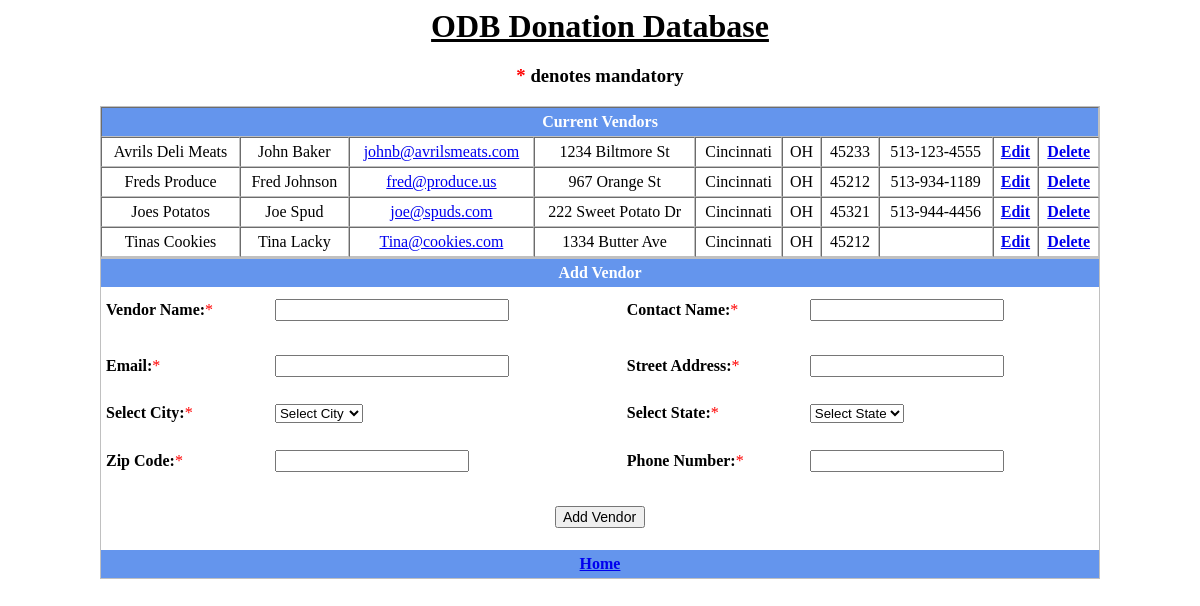
Before: /vendors.php with the older database file.
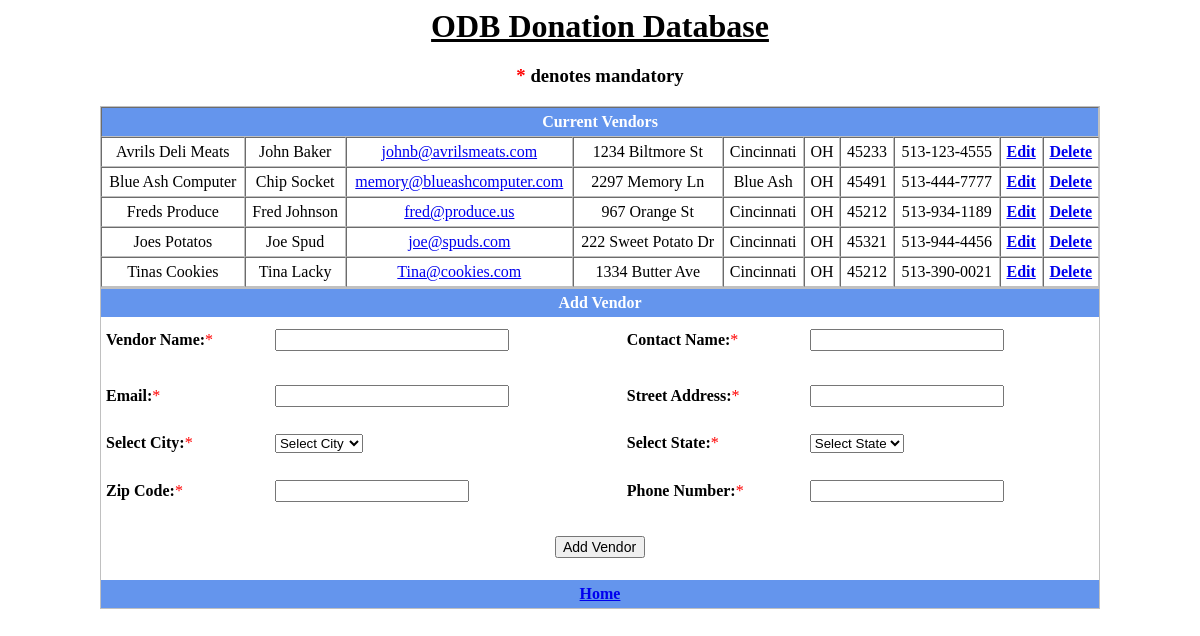
After: the same page with the newer database file.
### tables this page shows
CREATE TABLE `Vendor` (
  `Id` int(11) NOT NULL,
  `Vendor` varchar(75) NOT NULL,
  `Contact` varchar(75) NOT NULL,
  `Email` varchar(75) NOT NULL,
  `Address` varchar(150) NOT NULL,
  `City` varchar(50) NOT NULL,
  `State` varchar(50) NOT NULL,
  `ZipCode` varchar(10) NOT NULL,
  `PhoneNumber` varchar(12) NOT NULL
);

### vendors.php (the view, shortened to what this page needs)
<html>
    <head>
    </head>
    <body>
 <?php
    require 'creds.php';
?>
       <div class="container">
          <center><h1><u>ODB Donation Database</u></h1></center>
          <center><h3><span class="note">*</span> denotes mandatory</h3></center>
            <form id="add_form" method="POST" action="<?php echo $_SERVER['PHP_SELF']; ?>">
                <table width="1000" style="border:1px solid silver" cellpadding="5" cellspacing="0" align="center" border="1">
                    <tr>
                        <td align="center" colspan="10" style="background:#6495ED; color:#FFFFFF; fontsize:20px"><b>Current Vendors</b></td>
                    </tr>
                    <?php
                    try
                    {
                        $sql    = "SELECT * FROM Vendor ORDER BY Vendor";
                        $result = $conn->query($sql);
                        if ( $result->num_rows > 0 )
                        {
                            while($row = $result->fetch_assoc())
                            {
                                echo "            <tr>\n";
                                echo "              <td align=\"center\">".$row['Vendor']."</td>\n";
                                echo "              <td align=\"center\">".$row['Contact']."</td>\n";
                                echo "              <td align=\"center\"><a href='mailto:".$row['Email']."'>".$row['Email']."</td>\n";
                                echo "              <td align=\"center\">".$row['Address']."</td>\n";
                                echo "              <td align=\"center\">".$row['City']."</td>\n";
                                echo "              <td align=\"center\">".$row['State']."</td>\n";
                                echo "              <td align=\"center\">".$row['ZipCode']."</td>\n";
                                echo "              <td align=\"center\">".$row['PhoneNumber']."</td>\n";
                                echo "              <td align=\"center\"><a href=\"editvendor.php?id=".$row['Id']."\"><b>Edit</b></a></td>\n";
                                echo "              <td align=\"center\"><a href=\"deletevendor.php?id=".$row['Id']."\"><b>Delete</b></a></td>\n";
                                echo "            </tr>\n";
                            }
                        }
                        else
                        {
                            $message = "Query returned zero results";
                        }
                    }
                    catch(Exception $e)
                    {
                        if ( strpos($message, 'error in your SQL syntax') !== false )
                        {
                            $message = "Error: Verify there are no single quotes used in any field";
                        }
                    }
                    ?>
                </table>
                <table width="1000" style="border:1px solid silver" cellpadding="5" cellspacing="0" align="center" border="0">
                    <tr>
                        <td align="center" colspan="10" style="background:#6495ED; color:#FFFFFF; fontsize:20px"><b>Add Vendor</b></td>
                    </tr>
                    <tr>
                        <td><b>Vendor Name:</b><span class="note">*</span></td>
                        <td><input type="text" id="vendor" name="Vendor" size="25" value="<?php if (isset($_POST['Vendor'])) echo $_POST['Vendor']; ?>"></td>
                        <td><b>Contact Name:</b><span class="note">*</span></td>
                        <td><input type="text" id=contact name="Contact" size="20" value="<?php if (isset($_POST['Contact'])) echo $_POST['Contact']; ?>"></td>
                    </tr>
                    <tr>
                        <td colspan="2"><p class="note"><?php if (isset($msg_vendor)) echo $msg_vendor ?></p></td>
                        <td></td>
                        <td colspan="2"><p class="note"><?php if (isset($msg_contact)) echo $msg_contact ?></p></td>
                    </tr>
                    <tr>
                        <td><b>Email:</b><span class="note">*</span></td>
                        <td><input type="text" id="email" name="Email" size="25" value = '<?php if (isset($_POST['Email'])) echo $_POST['Email']; ?>'></td>
                        <td><b>Street Address:</b><span class="note">*</span></td>
                        <td><input type="text" id="address" name="Address" size="20" value="<?php if (isset($_POST['Address'])) echo $_POST['Address']; ?>"></td>
                    </tr>
                    <tr>
                        <td colspan="2"><p class="note"><?php if (isset($msg_email)) echo $msg_email ?></p></td>
                        <td></td>
                        <td colspan="2"><p class="note"><?php if (isset($msg_address)) echo $msg_address ?></p></td>
                    <tr>
                        <td><b>Select City:</b><span class="note">*</span></td>
                        <td><select name="City">
                            <option value="">Select City</option>
                        </select></td>
                        <td><b>Select State:</b><span class="note">*</span></td>
                        <td><select name="State">
                            <option value="">Select State</option>
                        </select></td>
                    </tr>
                    <tr>
                        <td colspan="2"><p class="note"><?php if (isset($msg_city)) echo $msg_city ?></p></td>
                        <td></td>
                        <td colspan="2"><p class="note"><?php if (isset($msg_state)) echo $msg_state ?></p></td>
                    </tr>
                    <tr>
                        <td><b>Zip Code:</b><span class="note">*</span></td>
                        <td><input type="text" name="ZipCode" size="20" value="<?php if (isset($_POST['ZipCode'])) echo $_POST['ZipCode']; ?>"></td>
                        <td><b>Phone Number:</b><span class="note">*</span></td>
                        <td><input type="text" name="PhoneNumber" size="20" value="<?php if (isset($_POST['PhoneNumber'])) echo $_POST['PhoneNumber']; ?>"></td>
                    </tr>
                    <tr>
                        <td colspan="2"><p class="note"><?php if (isset($msg_zipcode)) echo $msg_zipcode ?></p></td>
                        <td></td>
                        <td colspan="2"><p class="note"><?php if (isset($msg_phonenumber)) echo $msg_phonenumber ?></p></td>
                    </tr>
                        <td colspan="10" align="center"><input type="hidden" name="do" value="store"><input type="submit" value="Add Vendor"></td>
                    </tr>
                    <tr>
                        <td colspan="10" align="center"><p class="note"><b><?php if (isset($message)) echo $message ?></b></p></td>
                    </tr>
                    <tr bgcolor="#6495ED">
                        <th colspan="4" align="center" border="1"><a href="index.php">Home</a></th>
                    </tr>
                </table>
            </form>
        </div>
    </body>
</html>

### vendors.php (style rules this page uses)
h1 { margin-bottom:20px }
input, label { margin-top:7px; margin-bottom:7px; color:black; font-size: 14px; padding-right: 7px }
.note { color: #ff0000 }

Changed rows visible on the page:
added vendor: Vendor "Blue Ash Computer", Contact "Chip Socket", Email "memory@blueashcomputer.com", Address "2297 Memory Ln", City "Blue Ash", State "OH", ZipCode "45491", PhoneNumber "513-444-7777"
changed vendor "Tinas Cookies": PhoneNumber (not shown) → "513-390-0021"
